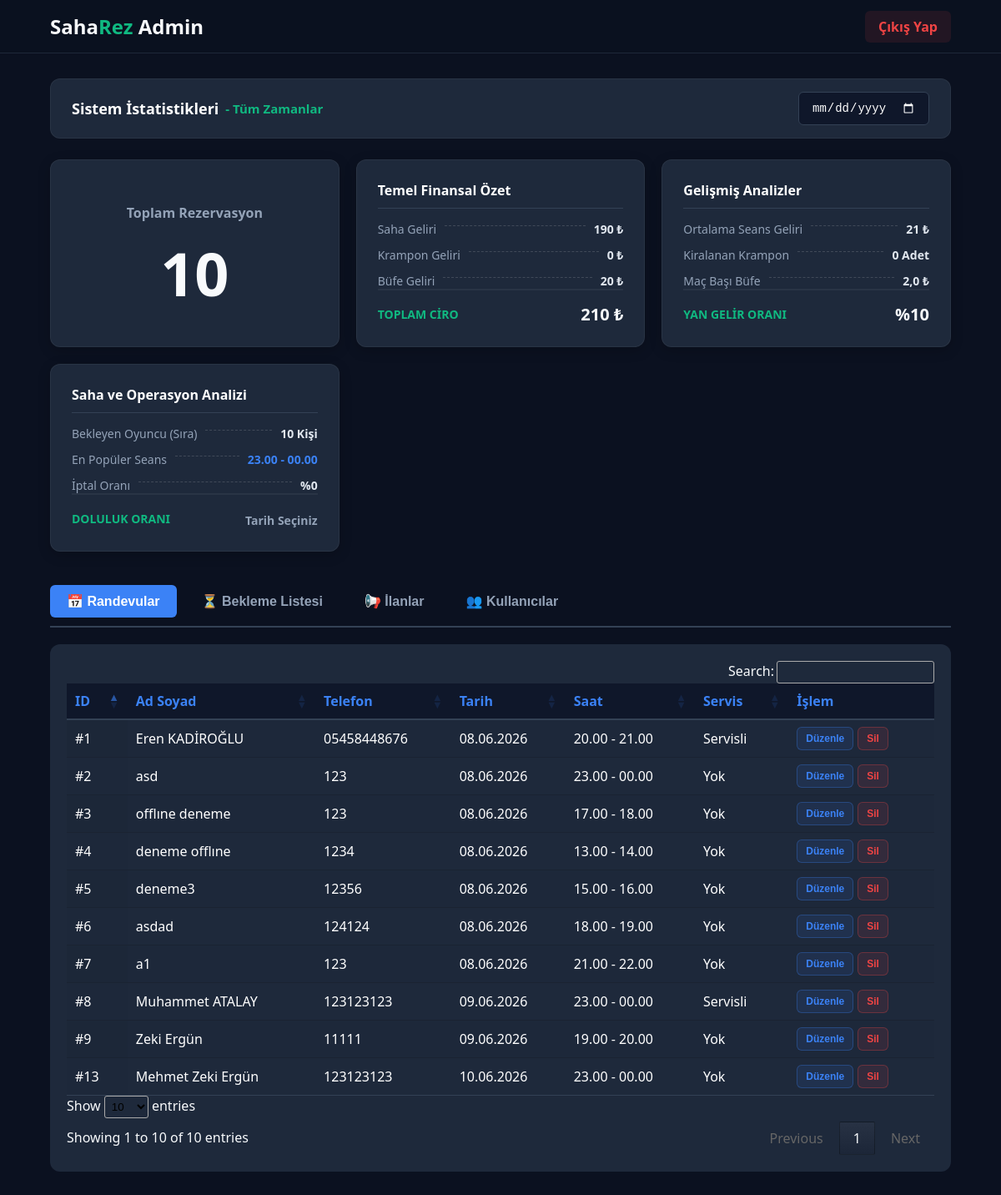
Page /admin_dashboard.php (signed in) on the committed database.
### tables this page shows
CREATE TABLE `bookings` (
  `id` int(11) NOT NULL,
  `user_id` int(11) NOT NULL,
  `match_date` varchar(20) DEFAULT NULL,
  `time_slot` varchar(20) NOT NULL,
  `full_name` varchar(100) DEFAULT NULL,
  `phone` varchar(20) DEFAULT NULL,
  `has_shuttle` tinyint(1) DEFAULT 0,
  `created_at` varchar(30) DEFAULT NULL
);

### admin_dashboard.php (the view, shortened to what this page needs)
<?php
include 'db.php';
$stat_date_raw = $_GET['stat_date'] ?? '';
$is_filtered = !empty($stat_date_raw);
$where_sql = "WHERE 1=1";
$where_sql_b = "WHERE 1=1";
if ($is_filtered) {
    $filter_date = date('d.m.Y', strtotime($stat_date_raw));
    $date_title = "$filter_date";
    $where_sql .= " AND match_date = '$filter_date'";
    $where_sql_b .= " AND b.match_date = '$filter_date'";
} else {
    $date_title = "Tüm Zamanlar";
}
$r_book = $conn->query("SELECT COUNT(DISTINCT b.id) as c FROM bookings b $where_sql");
$total_bookings = ($r_book && $r_book->num_rows > 0) ? intval($r_book->fetch_assoc()['c']) : 0;
$r_wait = $conn->query("SELECT COUNT(*) as c FROM waiting_list $where_sql");
$waiting_count = ($r_wait && $r_wait->num_rows > 0) ? intval($r_wait->fetch_assoc()['c']) : 0;
$q_pay = "SELECT
            IFNULL(SUM(CASE WHEN b.has_shuttle = 1 THEN 250 ELSE 190 END), 0) as total_base,
            IFNULL(SUM(p.rented_cleats * 50), 0) as total_cleats,
            IFNULL(SUM(p.buffet_expense), 0) as total_buffet
          FROM payments p
          INNER JOIN bookings b ON p.booking_id = b.id
          $where_sql_b";
$r_pay = $conn->query($q_pay);
$pay_data = $r_pay->fetch_assoc();
$total_base = floatval($pay_data['total_base']);
$total_cleats = floatval($pay_data['total_cleats']);
$total_buffet = floatval($pay_data['total_buffet']);
$grand_total = $total_base + $total_cleats + $total_buffet;
$avg_revenue = ($total_bookings > 0) ? ($grand_total / $total_bookings) : 0;
$cleat_count = ($total_cleats > 0) ? intval($total_cleats / 50) : 0;
$avg_buffet = ($total_bookings > 0) ? ($total_buffet / $total_bookings) : 0;
$side_income_ratio = ($grand_total > 0) ? round((($total_cleats + $total_buffet) / $grand_total) * 100) : 0;
$r_pop = $conn->query("SELECT time_slot, COUNT(*) as c FROM bookings $where_sql GROUP BY time_slot ORDER BY c DESC LIMIT 1");
$pop_session = ($r_pop && $r_pop->num_rows > 0) ? $r_pop->fetch_assoc()['time_slot'] : "-";
$cancel_ratio = 0;
if ($is_filtered) {
    $occupancy_rate = round(($total_bookings / 11) * 100);
    if($occupancy_rate > 100) $occupancy_rate = 100;
    $occupancy_text = "%" . $occupancy_rate;
} else {
    $occupancy_text = "<span style='font-size:14px; color:var(--text-muted);'>Tarih Seçiniz</span>";
}
?>
<!DOCTYPE html>
<html lang="tr">
<head>
    <link rel="stylesheet" href="https://cdn.datatables.net/1.13.4/css/jquery.dataTables.min.css">
    <link rel="stylesheet" href="https://cdn.datatables.net/buttons/2.3.6/css/buttons.dataTables.min.css">
</head>
<body>
    <nav class="navbar">
        <div class="logo-text">Saha<span>Rez</span> Admin</div>
        <div>
            <a href="logout.php" class="btn-logout" onclick="return confirm('Çıkış yapmak istediğinize emin misiniz?');">Çıkış Yap</a>
        </div>
    </nav>
    <div class="dashboard-wrapper">
        <div class="stat-filter-bar">
            <h3>Sistem İstatistikleri <span> - <?php echo $date_title; ?></span></h3>
            <form action="" method="GET" class="date-form" id="statFilterForm">
                <input type="date" name="stat_date" value="<?php echo $stat_date_raw; ?>" onchange="document.getElementById('statFilterForm').submit();">
            </form>
        </div>
        <div class="detailed-stats-grid">
            <div class="stat-box big-number-box">
                <h4>Toplam Rezervasyon</h4>
                <div class="huge-number"><?php echo $total_bookings; ?></div>
            </div>
            <div class="stat-box">
                <h4>Temel Finansal Özet</h4>
                <ul class="stat-list">
                    <li><span class="label">Saha Geliri</span><span class="dots"></span><span class="value"><?php echo number_format($total_base, 0, ',', '.'); ?> ₺</span></li>
                    <li><span class="label">Krampon Geliri</span><span class="dots"></span><span class="value"><?php echo number_format($total_cleats, 0, ',', '.'); ?> ₺</span></li>
                    <li><span class="label">Büfe Geliri</span><span class="dots"></span><span class="value"><?php echo number_format($total_buffet, 0, ',', '.'); ?> ₺</span></li>
                </ul>
                <div class="stat-highlight">
                    <span class="highlight-title">TOPLAM CİRO</span>
                    <span class="highlight-value" style="color:var(--text-main)"><?php echo number_format($grand_total, 0, ',', '.'); ?> ₺</span>
                </div>
            </div>
            <div class="stat-box">
                <h4>Gelişmiş Analizler</h4>
                <ul class="stat-list">
                    <li><span class="label">Ortalama Seans Geliri</span><span class="dots"></span><span class="value"><?php echo number_format($avg_revenue, 0, ',', '.'); ?> ₺</span></li>
                    <li><span class="label">Kiralanan Krampon</span><span class="dots"></span><span class="value"><?php echo $cleat_count; ?> Adet</span></li>
                    <li><span class="label">Maç Başı Büfe</span><span class="dots"></span><span class="value"><?php echo number_format($avg_buffet, 1, ',', '.'); ?> ₺</span></li>
                </ul>
                <div class="stat-highlight">
                    <span class="highlight-title">YAN GELİR ORANI</span>
                    <span class="highlight-value" style="color:var(--text-main)">%<?php echo $side_income_ratio; ?></span>
                </div>
            </div>
            <div class="stat-box">
                <h4>Saha ve Operasyon Analizi</h4>
                <ul class="stat-list">
                    <li><span class="label">Bekleyen Oyuncu (Sıra)</span><span class="dots"></span><span class="value"><?php echo $waiting_count; ?> Kişi</span></li>
                    <li><span class="label">En Popüler Seans</span><span class="dots"></span><span class="value" style="color:var(--secondary)"><?php echo $pop_session; ?></span></li>
                    <li><span class="label">İptal Oranı</span><span class="dots"></span><span class="value">%<?php echo $cancel_ratio; ?></span></li>
                </ul>
                <div class="stat-highlight">
                    <span class="highlight-title">DOLULUK ORANI</span>
                    <span class="highlight-value" style="color:var(--text-main)"><?php echo $occupancy_text; ?></span>
                </div>
            </div>
        </div>
        <div class="tabs">
            <button class="tab-btn active" onclick="openTab(event, 'tab-bookings')">📅 Randevular</button>
            <button class="tab-btn" onclick="openTab(event, 'tab-waiting')">⏳ Bekleme Listesi</button>
            <button class="tab-btn" onclick="openTab(event, 'tab-ads')">📢 İlanlar</button>
            <button class="tab-btn" onclick="openTab(event, 'tab-users')">👥 Kullanıcılar</button>
        </div>
        <div id="tab-bookings" class="tab-content active">
            <table id="bookingTable" class="display responsive nowrap">
                <thead><tr><th>ID</th><th>Ad Soyad</th><th>Telefon</th><th>Tarih</th><th>Saat</th><th>Servis</th><th>İşlem</th></tr></thead>
                <tbody>
                    <?php
                    $res = $conn->query("SELECT * FROM bookings ORDER BY id DESC");
                    while($r = $res->fetch_assoc()) {
                        $servis = $r['has_shuttle'] == 1 ? 'Servisli' : 'Yok';
                        $raw_date_for_input = date('Y-m-d', strtotime($r['match_date']));
                        echo "<tr>
                            <td data-sort='{$r['id']}'>#{$r['id']}</td><td>{$r['full_name']}</td><td>{$r['phone']}</td>
                            <td>{$r['match_date']}</td><td>{$r['time_slot']}</td><td>$servis</td>
                            <td>
                                <div class='action-group'>
                                    <button type='button' class='btn-action btn-edit' onclick=\"openEditBooking({$r['id']}, '{$r['full_name']}', '{$r['phone']}', '{$raw_date_for_input}', '{$r['time_slot']}', {$r['has_shuttle']})\">Düzenle</button>
                                    <form method='POST' style='display:inline;' onsubmit=\"return confirm('Randevuyu silmek istediğinize emin misiniz?');\">
                                        <input type='hidden' name='delete_booking_id' value='{$r['id']}'>
                                        <button class='btn-action btn-delete'>Sil</button>
                                    </form>
                                </div>
                            </td>
                        </tr>";
                    }
                    ?>
                </tbody>
            </table>
        </div>
    </div>
</body>
</html>

### rows in the picture
bookings: id "13", full_name "Mehmet Zeki Ergün", phone "123123123", match_date "10.06.2026", time_slot "23.00 - 00.00", has_shuttle "Yok"
bookings: id "9", full_name "Zeki Ergün", phone "11111", match_date "09.06.2026", time_slot "19.00 - 20.00", has_shuttle "Yok"
bookings: id "8", full_name "Muhammet ATALAY", phone "123123123", match_date "09.06.2026", time_slot "23.00 - 00.00", has_shuttle "Servisli"
bookings: id "7", full_name "a1", phone "123", match_date "08.06.2026", time_slot "21.00 - 22.00", has_shuttle "Yok"
bookings: id "6", full_name "asdad", phone "124124", match_date "08.06.2026", time_slot "18.00 - 19.00", has_shuttle "Yok"
bookings: id "5", full_name "deneme3", phone "12356", match_date "08.06.2026", time_slot "15.00 - 16.00", has_shuttle "Yok"
bookings: id "4", full_name "deneme offlıne", phone "1234", match_date "08.06.2026", time_slot "13.00 - 14.00", has_shuttle "Yok"
bookings: id "3", full_name "offlıne deneme", phone "123", match_date "08.06.2026", time_slot "17.00 - 18.00", has_shuttle "Yok"
bookings: id "2", full_name "asd", phone "123", match_date "08.06.2026", time_slot "23.00 - 00.00", has_shuttle "Yok"
bookings: id "1", full_name "Eren KADİROĞLU", phone "05458448676", match_date "08.06.2026", time_slot "20.00 - 21.00", has_shuttle "Servisli"

### other values in the picture
$date_title "Tüm Zamanlar"
$total_bookings "10"
$total_base "190"
$total_cleats "0"
$total_buffet "20"
$grand_total "210"
$avg_revenue "21"
$cleat_count "0"
$avg_buffet "2,0"
$side_income_ratio "10"
$waiting_count "10"
$pop_session "23.00 - 00.00"
$cancel_ratio "0"
